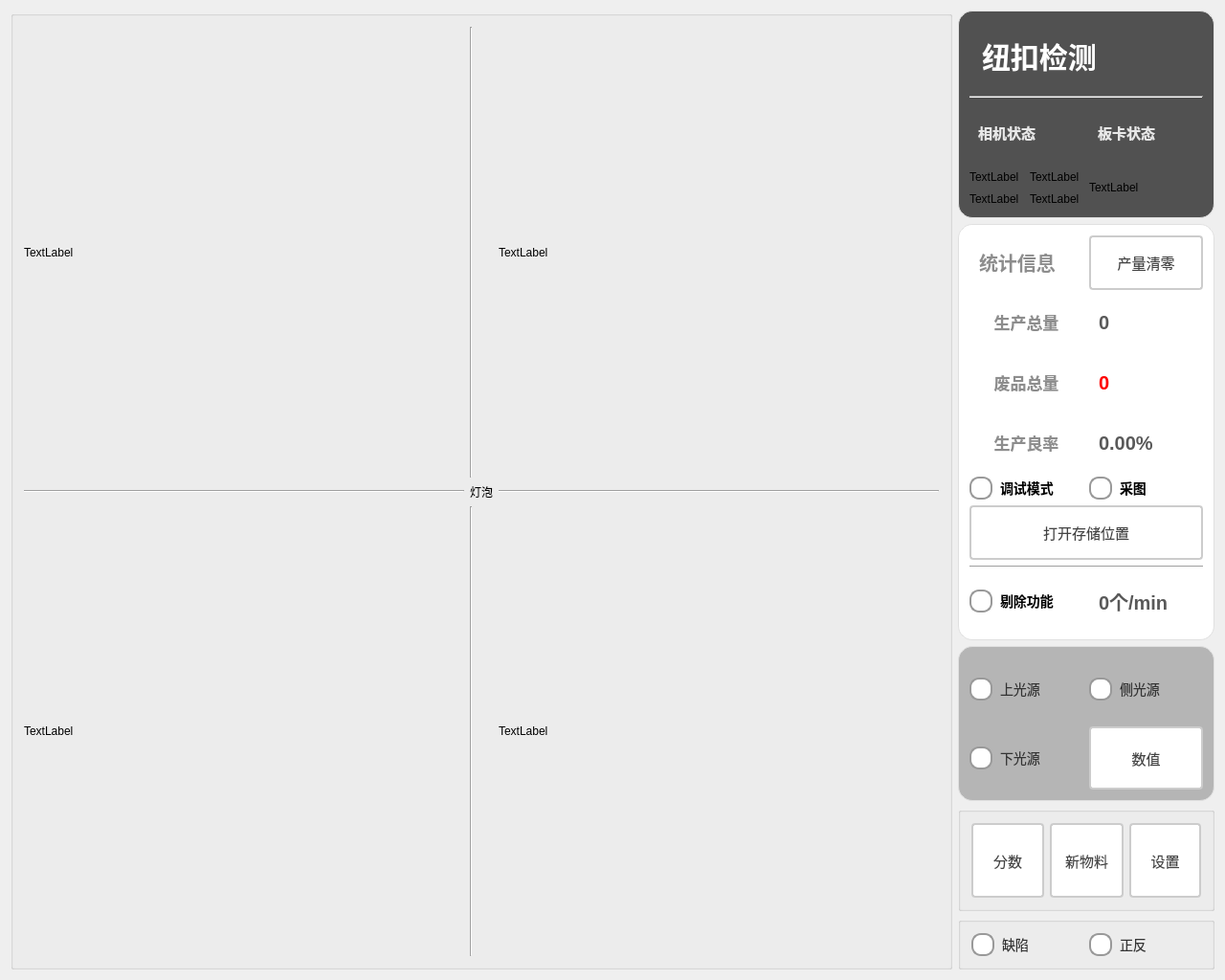
<?xml version="1.0" encoding="UTF-8"?>
<ui version="4.0">
 <class>ButtonScannerClass</class>
 <widget class="QMainWindow" name="ButtonScannerClass">
  <property name="geometry">
   <rect>
    <x>0</x>
    <y>0</y>
    <width>1280</width>
    <height>1024</height>
   </rect>
  </property>
  <property name="windowTitle">
   <string>ButtonScanner</string>
  </property>
  <widget class="QWidget" name="centralWidget">
   <layout class="QHBoxLayout" name="horizontalLayout_5" stretch="6,1">
    <item>
     <widget class="QGroupBox" name="gBoix_ImageDisplay">
      <property name="title">
       <string/>
      </property>
      <layout class="QGridLayout" name="gridLayout">
       <item row="0" column="1">
        <widget class="Line" name="line_upDisplay">
         <property name="orientation">
          <enum>Qt::Orientation::Vertical</enum>
         </property>
        </widget>
       </item>
       <item row="1" column="0">
        <widget class="Line" name="line_leftDisplay">
         <property name="orientation">
          <enum>Qt::Orientation::Horizontal</enum>
         </property>
        </widget>
       </item>
       <item row="0" column="2">
        <widget class="QLabel" name="label_imgDisplay_2">
         <property name="sizePolicy">
          <sizepolicy hsizetype="Expanding" vsizetype="Expanding">
           <horstretch>0</horstretch>
           <verstretch>0</verstretch>
          </sizepolicy>
         </property>
         <property name="maximumSize">
          <size>
           <width>468</width>
           <height>476</height>
          </size>
         </property>
         <property name="text">
          <string>TextLabel</string>
         </property>
        </widget>
       </item>
       <item row="2" column="1">
        <widget class="Line" name="line_downDisplay">
         <property name="orientation">
          <enum>Qt::Orientation::Vertical</enum>
         </property>
        </widget>
       </item>
       <item row="1" column="2">
        <widget class="Line" name="line_rightDisplay">
         <property name="orientation">
          <enum>Qt::Orientation::Horizontal</enum>
         </property>
        </widget>
       </item>
       <item row="2" column="0">
        <widget class="QLabel" name="label_imgDisplay_3">
         <property name="sizePolicy">
          <sizepolicy hsizetype="Expanding" vsizetype="Expanding">
           <horstretch>0</horstretch>
           <verstretch>0</verstretch>
          </sizepolicy>
         </property>
         <property name="maximumSize">
          <size>
           <width>468</width>
           <height>476</height>
          </size>
         </property>
         <property name="text">
          <string>TextLabel</string>
         </property>
        </widget>
       </item>
       <item row="2" column="2">
        <widget class="QLabel" name="label_imgDisplay_4">
         <property name="sizePolicy">
          <sizepolicy hsizetype="Expanding" vsizetype="Expanding">
           <horstretch>0</horstretch>
           <verstretch>0</verstretch>
          </sizepolicy>
         </property>
         <property name="maximumSize">
          <size>
           <width>468</width>
           <height>476</height>
          </size>
         </property>
         <property name="text">
          <string>TextLabel</string>
         </property>
        </widget>
       </item>
       <item row="0" column="0">
        <widget class="QLabel" name="label_imgDisplay">
         <property name="sizePolicy">
          <sizepolicy hsizetype="Expanding" vsizetype="Expanding">
           <horstretch>0</horstretch>
           <verstretch>0</verstretch>
          </sizepolicy>
         </property>
         <property name="maximumSize">
          <size>
           <width>468</width>
           <height>476</height>
          </size>
         </property>
         <property name="text">
          <string>TextLabel</string>
         </property>
        </widget>
       </item>
       <item row="1" column="1">
        <widget class="QLabel" name="label_lightBulb">
         <property name="text">
          <string>灯泡</string>
         </property>
        </widget>
       </item>
      </layout>
     </widget>
    </item>
    <item>
     <layout class="QVBoxLayout" name="vLayout_SideBar" stretch="4,8,3,2,1">
      <item>
       <widget class="QGroupBox" name="groupBox_head">
        <property name="styleSheet">
         <string notr="true">QGroupBox {
    font-size: 20px;
    font-weight: bold;
    background-color: rgb(81, 81, 81);
    border: 1px solid #e0e0e0;
    border-radius: 2px;
	border-radius: 15px
}

QGroupBox::title {
    subcontrol-origin: margin;
    left: 10px;
    padding: 0 5px;
    color: #2c3e50;
}</string>
        </property>
        <property name="title">
         <string/>
        </property>
        <layout class="QVBoxLayout" name="verticalLayout_3" stretch="2,0,3">
         <item>
          <layout class="QHBoxLayout" name="hLayout_title" stretch="3,2">
           <item>
            <widget class="QLabel" name="label_title">
             <property name="sizePolicy">
              <sizepolicy hsizetype="Expanding" vsizetype="Expanding">
               <horstretch>0</horstretch>
               <verstretch>0</verstretch>
              </sizepolicy>
             </property>
             <property name="styleSheet">
              <string notr="true">QLabel {
       font-size: 30px;        
       font-weight: bold;        
       color: rgb(255, 255, 255);         
       padding: 5px 5px;     
       border-bottom: 2px solid #cccccc; 
    }</string>
             </property>
             <property name="text">
              <string>纽扣检测</string>
             </property>
            </widget>
           </item>
           <item>
            <widget class="QPushButton" name="pbtn_exit">
             <property name="sizePolicy">
              <sizepolicy hsizetype="Expanding" vsizetype="Expanding">
               <horstretch>0</horstretch>
               <verstretch>0</verstretch>
              </sizepolicy>
             </property>
             <property name="styleSheet">
              <string notr="true">QPushButton {
    color: white;
    border: none;
    border-radius: 5px;
    padding: 8px 16px 8px 36px; 
    font-size: 14px;
    qproperty-icon: url(:/ButtonScanner/image/close.png);  
    qproperty-iconSize: 30px 30px;
}

QPushButton:hover {
    background-color: #ff6666;
}

QPushButton:pressed {
    background-color: #cc0000;
}</string>
             </property>
             <property name="text">
              <string/>
             </property>
             <property name="shortcut">
              <string notr="true"/>
             </property>
            </widget>
           </item>
          </layout>
         </item>
         <item>
          <widget class="Line" name="line_2">
           <property name="styleSheet">
            <string notr="true">QLine {
       color: rgb(194, 194, 194);       
    }</string>
           </property>
           <property name="orientation">
            <enum>Qt::Orientation::Horizontal</enum>
           </property>
          </widget>
         </item>
         <item>
          <layout class="QHBoxLayout" name="horizontalLayout_2">
           <item>
            <layout class="QVBoxLayout" name="vLayout_cameraStates" stretch="3,2">
             <item>
              <widget class="QLabel" name="label_cameraStateTitle">
               <property name="styleSheet">
                <string notr="true">QLabel {
       font-size: 15px;        
       font-weight: bold;        
       color: rgb(232, 232, 232);         
       padding: 5px 5px;     
       border-bottom: 2px solid #cccccc; 
    }</string>
               </property>
               <property name="text">
                <string>相机状态</string>
               </property>
              </widget>
             </item>
             <item>
              <layout class="QGridLayout" name="gLayout_cameraStates">
               <item row="0" column="0">
                <widget class="QLabel" name="label_camera1State">
                 <property name="text">
                  <string>TextLabel</string>
                 </property>
                </widget>
               </item>
               <item row="0" column="1">
                <widget class="QLabel" name="label_camera2State">
                 <property name="text">
                  <string>TextLabel</string>
                 </property>
                </widget>
               </item>
               <item row="1" column="0">
                <widget class="QLabel" name="label_camera3State">
                 <property name="text">
                  <string>TextLabel</string>
                 </property>
                </widget>
               </item>
               <item row="1" column="1">
                <widget class="QLabel" name="label_camera4State">
                 <property name="text">
                  <string>TextLabel</string>
                 </property>
                </widget>
               </item>
              </layout>
             </item>
            </layout>
           </item>
           <item>
            <layout class="QVBoxLayout" name="vLayout_cardState" stretch="3,2">
             <item>
              <widget class="QLabel" name="label_cardStateTitle">
               <property name="styleSheet">
                <string notr="true">QLabel {
       font-size: 15px;        
       font-weight: bold;        
       color: rgb(232, 232, 232);         
       padding: 5px 5px;     
       border-bottom: 2px solid #cccccc; 
    }</string>
               </property>
               <property name="text">
                <string>板卡状态</string>
               </property>
              </widget>
             </item>
             <item>
              <widget class="QLabel" name="label_cardState">
               <property name="text">
                <string>TextLabel</string>
               </property>
              </widget>
             </item>
            </layout>
           </item>
          </layout>
         </item>
        </layout>
       </widget>
      </item>
      <item>
       <widget class="QGroupBox" name="gBox_infor">
        <property name="styleSheet">
         <string notr="true">QGroupBox {
    font-size: 20px;
    font-weight: bold;
    background-color: rgb(255, 255, 255);
    border: 1px solid #e0e0e0;
    border-radius: 2px;
	border-radius: 15px
}

QGroupBox::title {
    subcontrol-origin: margin;
    left: 10px;
    padding: 0 5px;
    color: #2c3e50;
}</string>
        </property>
        <property name="title">
         <string/>
        </property>
        <layout class="QVBoxLayout" name="verticalLayout_5" stretch="1,1,1,1,1,1,1,1">
         <item>
          <layout class="QHBoxLayout" name="hLayout_info" stretch="1,1">
           <item>
            <widget class="QLabel" name="label_info">
             <property name="styleSheet">
              <string notr="true">QLabel {
       font-size: 20px;        
       font-weight: bold;        
       color:  rgb(141, 141, 141);       
       padding: 5px 5px;     
       border-bottom: 2px solid #cccccc; 
    }</string>
             </property>
             <property name="text">
              <string>统计信息</string>
             </property>
             <property name="alignment">
              <set>Qt::AlignmentFlag::AlignLeading|Qt::AlignmentFlag::AlignLeft|Qt::AlignmentFlag::AlignVCenter</set>
             </property>
            </widget>
           </item>
           <item>
            <widget class="QPushButton" name="pbtn_resetProduct">
             <property name="sizePolicy">
              <sizepolicy hsizetype="Expanding" vsizetype="Expanding">
               <horstretch>0</horstretch>
               <verstretch>0</verstretch>
              </sizepolicy>
             </property>
             <property name="styleSheet">
              <string notr="true">QPushButton {
    padding: 6px 14px;
    border: 2px solid #CCC;
    border-radius: 4px;
    background-color: white;
    color: #444;
    font-size: 15px; 
}

QPushButton:hover {
    border-color: #999;
    background-color: #F5F5F5;
}

QPushButton:pressed {
    border-color: #777;
    background-color: #EEE;
}</string>
             </property>
             <property name="text">
              <string>产量清零</string>
             </property>
            </widget>
           </item>
          </layout>
         </item>
         <item>
          <layout class="QHBoxLayout" name="hLayout_produceTotal">
           <item>
            <widget class="QLabel" name="label_produceTotal">
             <property name="styleSheet">
              <string notr="true">QLabel {
       font-size: 17px;        
       font-weight: bold;        
       color:  rgb(141, 141, 141);       
       padding: 5px 5px;     
       border-bottom: 2px solid #cccccc; 
    }</string>
             </property>
             <property name="text">
              <string>生产总量</string>
             </property>
             <property name="alignment">
              <set>Qt::AlignmentFlag::AlignCenter</set>
             </property>
            </widget>
           </item>
           <item>
            <widget class="QLabel" name="label_produceTotalValue">
             <property name="styleSheet">
              <string notr="true">QLabel {
       font-size: 20px;        
       font-weight: bold;        
       color:  rgb(89, 89, 89);       
       padding: 5px 5px;     
       border-bottom: 2px solid #cccccc; 
    }</string>
             </property>
             <property name="text">
              <string>0</string>
             </property>
            </widget>
           </item>
          </layout>
         </item>
         <item>
          <layout class="QHBoxLayout" name="hLayout_wasteProducts">
           <item>
            <widget class="QLabel" name="label_wasteProducts">
             <property name="styleSheet">
              <string notr="true">QLabel {
       font-size: 17px;        
       font-weight: bold;        
       color:  rgb(141, 141, 141);       
       padding: 5px 5px;     
       border-bottom: 2px solid #cccccc; 
    }</string>
             </property>
             <property name="text">
              <string>废品总量</string>
             </property>
             <property name="alignment">
              <set>Qt::AlignmentFlag::AlignCenter</set>
             </property>
            </widget>
           </item>
           <item>
            <widget class="QLabel" name="label_wasteProductsValue">
             <property name="styleSheet">
              <string notr="true">QLabel {
       font-size: 20px;        
       font-weight: bold;        
       color:   rgb(255, 0, 0);      
       padding: 5px 5px;     
       border-bottom: 2px solid #cccccc; 
    }</string>
             </property>
             <property name="text">
              <string>0</string>
             </property>
            </widget>
           </item>
          </layout>
         </item>
         <item>
          <layout class="QHBoxLayout" name="hLayout_productionYield">
           <item>
            <widget class="QLabel" name="label_productionYield">
             <property name="styleSheet">
              <string notr="true">QLabel {
       font-size: 17px;        
       font-weight: bold;        
       color:  rgb(141, 141, 141);       
       padding: 5px 5px;     
       border-bottom: 2px solid #cccccc; 
    }</string>
             </property>
             <property name="text">
              <string>生产良率</string>
             </property>
             <property name="alignment">
              <set>Qt::AlignmentFlag::AlignCenter</set>
             </property>
            </widget>
           </item>
           <item>
            <widget class="QLabel" name="label_productionYieldValue">
             <property name="styleSheet">
              <string notr="true">QLabel {
       font-size: 20px;        
       font-weight: bold;        
       color:  rgb(89, 89, 89);       
       padding: 5px 5px;     
       border-bottom: 2px solid #cccccc; 
    }</string>
             </property>
             <property name="text">
              <string>0.00%</string>
             </property>
            </widget>
           </item>
          </layout>
         </item>
         <item>
          <layout class="QHBoxLayout" name="hLayout_runMode">
           <item>
            <widget class="QRadioButton" name="rbtn_debug">
             <property name="styleSheet">
              <string notr="true">QRadioButton {
    spacing: 8px;
    font-size: 14px;
    color: #333;
    font-weight: bold;        
    color:  rgb(0, 0, 0);       

}

/* 未选中状态 */
QRadioButton::indicator {
    width: 20px;
    height: 20px;
    border-radius: 10px;
    border: 2px solid #999;
    background: #ffffff;
}

/* 悬停效果 */
QRadioButton::indicator:hover {
    border: 2px solid #666;
}

/* 选中状态 */
QRadioButton::indicator:checked {
    border: 2px solid #2196F3;
}

/* 选中时的内圆 */
QRadioButton::indicator:checked {
    background-color: qradialgradient(
        cx:0.5, cy:0.5,
        radius:0.4,
        fx:0.5, fy:0.5,
        stop:0 #2196F3,
        stop:1 transparent
    );
}

/* 禁用状态 */
QRadioButton::indicator:disabled {
    border: 2px solid #ccc;
    background: #eee;
}

/* 点击动画效果 */
QRadioButton::indicator:pressed {
    border: 2px solid #1565C0;
    background-color: qradialgradient(
        cx:0.5, cy:0.5,
        radius:0.5,
        fx:0.5, fy:0.5,
        stop:0 #BBDEFB,
        stop:1 transparent
    );
}</string>
             </property>
             <property name="text">
              <string>调试模式</string>
             </property>
            </widget>
           </item>
           <item>
            <widget class="QRadioButton" name="rbtn_takePicture">
             <property name="styleSheet">
              <string notr="true">QRadioButton {
    spacing: 8px;
    font-size: 14px;
    color: #333;
    font-weight: bold;        
    color:  rgb(0, 0, 0);       

}

/* 未选中状态 */
QRadioButton::indicator {
    width: 20px;
    height: 20px;
    border-radius: 10px;
    border: 2px solid #999;
    background: #ffffff;
}

/* 悬停效果 */
QRadioButton::indicator:hover {
    border: 2px solid #666;
}

/* 选中状态 */
QRadioButton::indicator:checked {
    border: 2px solid #2196F3;
}

/* 选中时的内圆 */
QRadioButton::indicator:checked {
    background-color: qradialgradient(
        cx:0.5, cy:0.5,
        radius:0.4,
        fx:0.5, fy:0.5,
        stop:0 #2196F3,
        stop:1 transparent
    );
}

/* 禁用状态 */
QRadioButton::indicator:disabled {
    border: 2px solid #ccc;
    background: #eee;
}

/* 点击动画效果 */
QRadioButton::indicator:pressed {
    border: 2px solid #1565C0;
    background-color: qradialgradient(
        cx:0.5, cy:0.5,
        radius:0.5,
        fx:0.5, fy:0.5,
        stop:0 #BBDEFB,
        stop:1 transparent
    );
}</string>
             </property>
             <property name="text">
              <string>采图</string>
             </property>
            </widget>
           </item>
          </layout>
         </item>
         <item>
          <widget class="QPushButton" name="pbtn_openSaveLocation">
           <property name="sizePolicy">
            <sizepolicy hsizetype="Minimum" vsizetype="Minimum">
             <horstretch>0</horstretch>
             <verstretch>0</verstretch>
            </sizepolicy>
           </property>
           <property name="styleSheet">
            <string notr="true">QPushButton {
    padding: 6px 14px;
    border: 2px solid #CCC;
    border-radius: 4px;
    background-color: white;
    color: #444;
    font-size: 15px; 
}

QPushButton:hover {
    border-color: #999;
    background-color: #F5F5F5;
}

QPushButton:pressed {
    border-color: #777;
    background-color: #EEE;
}</string>
           </property>
           <property name="text">
            <string>打开存储位置</string>
           </property>
          </widget>
         </item>
         <item>
          <widget class="Line" name="line">
           <property name="orientation">
            <enum>Qt::Orientation::Horizontal</enum>
           </property>
          </widget>
         </item>
         <item>
          <layout class="QHBoxLayout" name="hLayout_remove">
           <item>
            <widget class="QRadioButton" name="rbtn_removeFunc">
             <property name="styleSheet">
              <string notr="true">QRadioButton {
    spacing: 8px;
    font-size: 14px;
    color: #333;
    font-weight: bold;        
    color:  rgb(0, 0, 0);       

}

/* 未选中状态 */
QRadioButton::indicator {
    width: 20px;
    height: 20px;
    border-radius: 10px;
    border: 2px solid #999;
    background: #ffffff;
}

/* 悬停效果 */
QRadioButton::indicator:hover {
    border: 2px solid #666;
}

/* 选中状态 */
QRadioButton::indicator:checked {
    border: 2px solid #2196F3;
}

/* 选中时的内圆 */
QRadioButton::indicator:checked {
    background-color: qradialgradient(
        cx:0.5, cy:0.5,
        radius:0.4,
        fx:0.5, fy:0.5,
        stop:0 #2196F3,
        stop:1 transparent
    );
}

/* 禁用状态 */
QRadioButton::indicator:disabled {
    border: 2px solid #ccc;
    background: #eee;
}

/* 选中时的文字颜色 */
QRadioButton:checked {
    color: #2196F3;
    font-weight: 500;
}

/* 点击动画效果 */
QRadioButton::indicator:pressed {
    border: 2px solid #1565C0;
    background-color: qradialgradient(
        cx:0.5, cy:0.5,
        radius:0.5,
        fx:0.5, fy:0.5,
        stop:0 #BBDEFB,
        stop:1 transparent
    );
}</string>
             </property>
             <property name="text">
              <string>剔除功能</string>
             </property>
            </widget>
           </item>
           <item>
            <widget class="QLabel" name="label_removeRate">
             <property name="styleSheet">
              <string notr="true">QLabel {
       font-size: 20px;        
       font-weight: bold;        
       color:  rgb(89, 89, 89);       
       padding: 5px 5px;     
       border-bottom: 2px solid #cccccc; 
    }</string>
             </property>
             <property name="text">
              <string>0个/min</string>
             </property>
            </widget>
           </item>
          </layout>
         </item>
        </layout>
       </widget>
      </item>
      <item>
       <widget class="QGroupBox" name="groupBox_3">
        <property name="styleSheet">
         <string notr="true">QGroupBox {
    font-size: 20px;
    font-weight: bold;
    background-color: rgb(181, 181, 181);
    border: 1px solid #e0e0e0;
    border-radius: 2px;
	border-radius: 15px
}

QGroupBox::title {
    subcontrol-origin: margin;
    left: 10px;
    padding: 0 5px;
    color: #2c3e50;
}</string>
        </property>
        <property name="title">
         <string/>
        </property>
        <layout class="QGridLayout" name="gridLayout_4" rowstretch="1,1" columnstretch="1,1">
         <item row="0" column="0">
          <widget class="QRadioButton" name="rbtn_upLight">
           <property name="sizePolicy">
            <sizepolicy hsizetype="Expanding" vsizetype="Expanding">
             <horstretch>0</horstretch>
             <verstretch>0</verstretch>
            </sizepolicy>
           </property>
           <property name="styleSheet">
            <string notr="true">QRadioButton {
    spacing: 8px;
    font-size: 14px;
    color: #333; /* 文字颜色始终保持这个值 */
}

/* 未选中状态 */
QRadioButton::indicator {
    width: 20px;
    height: 20px;
    border-radius: 10px;
    border: 2px solid #999;
    background: #ffffff;
}

/* 悬停效果 */
QRadioButton::indicator:hover {
    border: 2px solid #666;
}

/* 选中状态 */
QRadioButton::indicator:checked {
    border: 2px solid #FFD700; /* 黄色边框 */
}

/* 选中时的内圆 */
QRadioButton::indicator:checked {
    background-color: qradialgradient(
        cx:0.5, cy:0.5,
        radius:0.4,
        fx:0.5, fy:0.5,
        stop:0 #FFD700,
        stop:1 transparent
    );
}

/* 禁用状态 */
QRadioButton::indicator:disabled {
    border: 2px solid #ccc;
    background: #eee;
}

/* 移除文字颜色修改的代码 */

/* 点击动画效果 */
QRadioButton::indicator:pressed {
    border: 2px solid #CC9900;
    background-color: qradialgradient(
        cx:0.5, cy:0.5,
        radius:0.5,
        fx:0.5, fy:0.5,
        stop:0 #FFF59D,
        stop:1 transparent
    );
}</string>
           </property>
           <property name="text">
            <string>上光源</string>
           </property>
          </widget>
         </item>
         <item row="0" column="1">
          <widget class="QRadioButton" name="rbtn_sideLight">
           <property name="sizePolicy">
            <sizepolicy hsizetype="Expanding" vsizetype="Expanding">
             <horstretch>0</horstretch>
             <verstretch>0</verstretch>
            </sizepolicy>
           </property>
           <property name="styleSheet">
            <string notr="true">QRadioButton {
    spacing: 8px;
    font-size: 14px;
    color: #333; /* 文字颜色始终保持这个值 */
}

/* 未选中状态 */
QRadioButton::indicator {
    width: 20px;
    height: 20px;
    border-radius: 10px;
    border: 2px solid #999;
    background: #ffffff;
}

/* 悬停效果 */
QRadioButton::indicator:hover {
    border: 2px solid #666;
}

/* 选中状态 */
QRadioButton::indicator:checked {
    border: 2px solid #FFD700; /* 黄色边框 */
}

/* 选中时的内圆 */
QRadioButton::indicator:checked {
    background-color: qradialgradient(
        cx:0.5, cy:0.5,
        radius:0.4,
        fx:0.5, fy:0.5,
        stop:0 #FFD700,
        stop:1 transparent
    );
}

/* 禁用状态 */
QRadioButton::indicator:disabled {
    border: 2px solid #ccc;
    background: #eee;
}

/* 移除文字颜色修改的代码 */

/* 点击动画效果 */
QRadioButton::indicator:pressed {
    border: 2px solid #CC9900;
    background-color: qradialgradient(
        cx:0.5, cy:0.5,
        radius:0.5,
        fx:0.5, fy:0.5,
        stop:0 #FFF59D,
        stop:1 transparent
    );
}</string>
           </property>
           <property name="text">
            <string>侧光源</string>
           </property>
          </widget>
         </item>
         <item row="1" column="0">
          <widget class="QRadioButton" name="rbtn_downLight">
           <property name="sizePolicy">
            <sizepolicy hsizetype="Expanding" vsizetype="Expanding">
             <horstretch>0</horstretch>
             <verstretch>0</verstretch>
            </sizepolicy>
           </property>
           <property name="styleSheet">
            <string notr="true">QRadioButton {
    spacing: 8px;
    font-size: 14px;
    color: #333; /* 文字颜色始终保持这个值 */
}

/* 未选中状态 */
QRadioButton::indicator {
    width: 20px;
    height: 20px;
    border-radius: 10px;
    border: 2px solid #999;
    background: #ffffff;
}

/* 悬停效果 */
QRadioButton::indicator:hover {
    border: 2px solid #666;
}

/* 选中状态 */
QRadioButton::indicator:checked {
    border: 2px solid #FFD700; /* 黄色边框 */
}

/* 选中时的内圆 */
QRadioButton::indicator:checked {
    background-color: qradialgradient(
        cx:0.5, cy:0.5,
        radius:0.4,
        fx:0.5, fy:0.5,
        stop:0 #FFD700,
        stop:1 transparent
    );
}

/* 禁用状态 */
QRadioButton::indicator:disabled {
    border: 2px solid #ccc;
    background: #eee;
}

/* 移除文字颜色修改的代码 */

/* 点击动画效果 */
QRadioButton::indicator:pressed {
    border: 2px solid #CC9900;
    background-color: qradialgradient(
        cx:0.5, cy:0.5,
        radius:0.5,
        fx:0.5, fy:0.5,
        stop:0 #FFF59D,
        stop:1 transparent
    );
}</string>
           </property>
           <property name="text">
            <string>下光源</string>
           </property>
          </widget>
         </item>
         <item row="1" column="1">
          <widget class="QPushButton" name="pbtn_beltSpeed">
           <property name="sizePolicy">
            <sizepolicy hsizetype="Expanding" vsizetype="Expanding">
             <horstretch>0</horstretch>
             <verstretch>0</verstretch>
            </sizepolicy>
           </property>
           <property name="styleSheet">
            <string notr="true">QPushButton {
    padding: 6px 14px;
    border: 2px solid #CCC;
    border-radius: 4px;
    background-color: white;
    color: #444;
    font-size: 15px; 
}

QPushButton:hover {
    border-color: #999;
    background-color: #F5F5F5;
}

QPushButton:pressed {
    border-color: #777;
    background-color: #EEE;
}</string>
           </property>
           <property name="text">
            <string>数值</string>
           </property>
          </widget>
         </item>
        </layout>
       </widget>
      </item>
      <item>
       <widget class="QGroupBox" name="gBox_set">
        <property name="title">
         <string/>
        </property>
        <layout class="QHBoxLayout" name="horizontalLayout_3">
         <item>
          <widget class="QPushButton" name="pbtn_score">
           <property name="sizePolicy">
            <sizepolicy hsizetype="Expanding" vsizetype="Expanding">
             <horstretch>0</horstretch>
             <verstretch>0</verstretch>
            </sizepolicy>
           </property>
           <property name="styleSheet">
            <string notr="true">QPushButton {
    padding: 6px 14px;
    border: 2px solid #CCC;
    border-radius: 4px;
    background-color: white;
    color: #444;
    font-size: 15px; 
}

QPushButton:hover {
    border-color: #999;
    background-color: #F5F5F5;
}

QPushButton:pressed {
    border-color: #777;
    background-color: #EEE;
}</string>
           </property>
           <property name="text">
            <string>分数</string>
           </property>
          </widget>
         </item>
         <item>
          <widget class="QPushButton" name="pbtn_newProduction">
           <property name="sizePolicy">
            <sizepolicy hsizetype="Expanding" vsizetype="Expanding">
             <horstretch>0</horstretch>
             <verstretch>0</verstretch>
            </sizepolicy>
           </property>
           <property name="styleSheet">
            <string notr="true">QPushButton {
    padding: 6px 14px;
    border: 2px solid #CCC;
    border-radius: 4px;
    background-color: white;
    color: #444;
    font-size: 15px; 
}

QPushButton:hover {
    border-color: #999;
    background-color: #F5F5F5;
}

QPushButton:pressed {
    border-color: #777;
    background-color: #EEE;
}</string>
           </property>
           <property name="text">
            <string>新物料</string>
           </property>
          </widget>
         </item>
         <item>
          <widget class="QPushButton" name="pbtn_set">
           <property name="sizePolicy">
            <sizepolicy hsizetype="Expanding" vsizetype="Expanding">
             <horstretch>0</horstretch>
             <verstretch>0</verstretch>
            </sizepolicy>
           </property>
           <property name="styleSheet">
            <string notr="true">QPushButton {
    padding: 6px 14px;
    border: 2px solid #CCC;
    border-radius: 4px;
    background-color: white;
    color: #444;
    font-size: 15px; 
}

QPushButton:hover {
    border-color: #999;
    background-color: #F5F5F5;
}

QPushButton:pressed {
    border-color: #777;
    background-color: #EEE;
}</string>
           </property>
           <property name="text">
            <string>设置</string>
           </property>
          </widget>
         </item>
        </layout>
       </widget>
      </item>
      <item>
       <widget class="QGroupBox" name="gBox_produceSet">
        <property name="title">
         <string/>
        </property>
        <layout class="QHBoxLayout" name="horizontalLayout_4">
         <item>
          <widget class="QRadioButton" name="rbtn_defect">
           <property name="sizePolicy">
            <sizepolicy hsizetype="Expanding" vsizetype="Expanding">
             <horstretch>0</horstretch>
             <verstretch>0</verstretch>
            </sizepolicy>
           </property>
           <property name="styleSheet">
            <string notr="true">QRadioButton {
    spacing: 8px;
    font-size: 14px;
    color: #333;  /* 保持原始文字颜色 */
}

/* 未选中状态 */
QRadioButton::indicator {
    width: 20px;
    height: 20px;
    border-radius: 10px;
    border: 2px solid #999;
    background: #ffffff;
}

/* 悬停效果 */
QRadioButton::indicator:hover {
    border: 2px solid #666;
}

/* 选中状态 */
QRadioButton::indicator:checked {
    border: 2px solid #FF6B00;  /* 橙色边框 */
}

/* 选中时的内圆 */
QRadioButton::indicator:checked {
    background-color: qradialgradient(
        cx:0.5, cy:0.5,
        radius:0.4,
        fx:0.5, fy:0.5,
        stop:0 #FF6B00,  /* 主橙色 */
        stop:1 transparent
    );
}

/* 禁用状态 */
QRadioButton:::disabled {
    border: 2px solid #ccc;
    background: #eee;
}

/* 点击动画效果 */
QRadioButton::indicator:pressed {
    border: 2px solid #CC5500;  /* 深橙色边框 */
    background-color: qradialgradient(
        cx:0.5, cy:0.5,
        radius:0.5,
        fx:0.5, fy:0.5,
        stop:0 #FFD8B3,  /* 浅橙色渐变 */
        stop:1 transparent
    );
}</string>
           </property>
           <property name="text">
            <string>缺陷</string>
           </property>
          </widget>
         </item>
         <item>
          <widget class="QRadioButton" name="rbtn_ForAndAgainst">
           <property name="sizePolicy">
            <sizepolicy hsizetype="Expanding" vsizetype="Expanding">
             <horstretch>0</horstretch>
             <verstretch>0</verstretch>
            </sizepolicy>
           </property>
           <property name="styleSheet">
            <string notr="true">QRadioButton {
    spacing: 8px;
    font-size: 14px;
    color: #333;  /* 保持原始文字颜色 */
}

/* 未选中状态 */
QRadioButton::indicator {
    width: 20px;
    height: 20px;
    border-radius: 10px;
    border: 2px solid #999;
    background: #ffffff;
}

/* 悬停效果 */
QRadioButton::indicator:hover {
    border: 2px solid #666;
}

/* 选中状态 */
QRadioButton::indicator:checked {
    border: 2px solid #FF6B00;  /* 橙色边框 */
}

/* 选中时的内圆 */
QRadioButton::indicator:checked {
    background-color: qradialgradient(
        cx:0.5, cy:0.5,
        radius:0.4,
        fx:0.5, fy:0.5,
        stop:0 #FF6B00,  /* 主橙色 */
        stop:1 transparent
    );
}

/* 禁用状态 */
QRadioButton:::disabled {
    border: 2px solid #ccc;
    background: #eee;
}

/* 点击动画效果 */
QRadioButton::indicator:pressed {
    border: 2px solid #CC5500;  /* 深橙色边框 */
    background-color: qradialgradient(
        cx:0.5, cy:0.5,
        radius:0.5,
        fx:0.5, fy:0.5,
        stop:0 #FFD8B3,  /* 浅橙色渐变 */
        stop:1 transparent
    );
}</string>
           </property>
           <property name="text">
            <string>正反</string>
           </property>
          </widget>
         </item>
        </layout>
       </widget>
      </item>
     </layout>
    </item>
   </layout>
  </widget>
 </widget>
 <layoutdefault spacing="6" margin="11"/>
 <resources>
  <include location="ButtonScanner.qrc"/>
 </resources>
 <connections/>
</ui>
